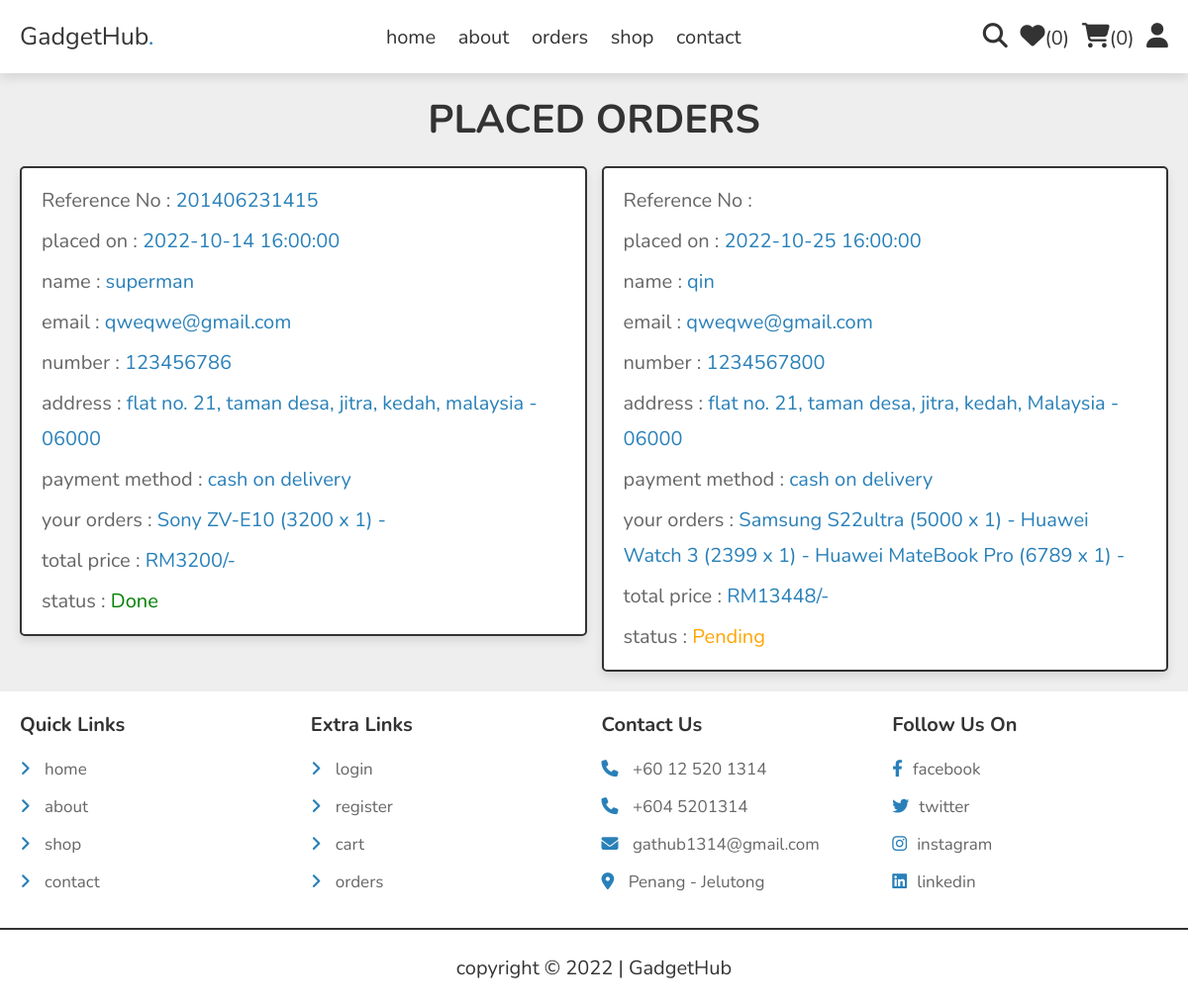
Screenshot of /orders.php (signed in) with the database file from the repository.
### tables this page shows
CREATE TABLE `orders` (
  `id` int(100) NOT NULL,
  `reference_number` varchar(100) NOT NULL,
  `user_id` int(100) NOT NULL,
  `name` varchar(20) NOT NULL,
  `number` varchar(10) NOT NULL,
  `email` varchar(50) NOT NULL,
  `method` varchar(50) NOT NULL,
  `address` varchar(500) NOT NULL,
  `total_products` varchar(1000) NOT NULL,
  `total_price` int(100) NOT NULL,
  `placed_on` timestamp NOT NULL DEFAULT current_timestamp(),
  `status` varchar(20) NOT NULL DEFAULT 'pending'
);

### orders.php (the view, shortened to what this page needs)
<?php
include 'components/connect.php';
if(isset($_SESSION['user_id'])){
   $user_id = $_SESSION['user_id'];
}else{
   $user_id = '';
};
?>
<!DOCTYPE html>
<html lang="en">
<head>
   <link rel="stylesheet" href="https://cdnjs.cloudflare.com/ajax/libs/font-awesome/6.1.1/css/all.min.css">
   <link rel="stylesheet" href="css/style.css">
</head>
<body>
<?php include 'components/user_header.php'; ?>
<section class="orders">
   <h1 class="heading">placed orders</h1>
   <div class="box-container">
   <?php
      if($user_id == ''){
         echo '<p class="empty">please login to see your orders</p>';
      }else{
         $select_orders = $conn->prepare("SELECT * FROM `orders` WHERE user_id = ?");
         $select_orders->execute([$user_id]);
         if($select_orders->rowCount() > 0){
            while($fetch_orders = $select_orders->fetch(PDO::FETCH_ASSOC)){
   ?>
   <div class="box">
      <p>Reference No : <span><?= $fetch_orders['reference_number']; ?></span></p>
      <p>placed on : <span><?= $fetch_orders['placed_on']; ?></span></p>
      <p>name : <span><?= $fetch_orders['name']; ?></span></p>
      <p>email : <span><?= $fetch_orders['email']; ?></span></p>
      <p>number : <span><?= $fetch_orders['number']; ?></span></p>
      <p>address : <span><?= $fetch_orders['address']; ?></span></p>
      <p>payment method : <span><?= $fetch_orders['method']; ?></span></p>
      <p>your orders : <span><?= $fetch_orders['total_products']; ?></span></p>
      <p>total price : <span>RM<?= $fetch_orders['total_price']; ?>/-</span></p>
      <p>status : <span style="color:<?php if($fetch_orders['status'] == '1'){ echo 'green'; }else{ echo 'orange'; }; ?>"><?php if($fetch_orders['status'] == '1'){ echo 'Done'; }else{ echo 'Pending'; }; ?></span> </p>
   </div>
   <?php
      }
      }else{
         echo '<p class="empty">no orders placed yet</p>';
      }
      }
   ?>
   </div>
</section>
<?php include 'components/footer.php'; ?>
</body>
</html>

### css/style.css (style rules this page uses)
:root { --main-color:#2980b9; --orange:#f39c12; --red:#e74c3c; --black:#333; --white:#fff; --light-color:#666; --light-bg:#eee; --border:.2rem solid var(--black); --box-shadow:0 .5rem 1rem rgba(0,0,0,.1); }
* { font-family: 'Nunito', sans-serif; margin:0; padding:0; box-sizing: border-box; outline: none; border:none; text-decoration: none; }
html { font-size: 62.5%; overflow-x: hidden; }
body { background-color: var(--light-bg); }
section { padding:2rem; max-width: 1200px; margin:0 auto; }
.heading { font-size: 4rem; color:var(--black); margin-bottom: 2rem; text-align: center; text-transform: uppercase; }
.orders .box-container { display: flex; flex-wrap: wrap; gap:1.5rem; align-items: flex-start; }
.orders .box-container .box { padding:1rem 2rem; flex:1 1 40rem; border:var(--border); background-color: var(--white); box-shadow: var(--box-shadow); border-radius: .5rem; }
.orders .box-container .box p { margin:.5rem 0; line-height: 1.8; font-size: 2rem; color:var(--light-color); }
.orders .box-container .box p span { color:var(--main-color); }

### rows the page displays
orders: reference_number "201406231415", placed_on "2022-10-14 16:00:00", name "superman", email "qweqwe@gmail.com", number "123456786", address "flat no. 21, taman desa, jitra, kedah, malaysia - 06000", method "cash on delivery", total_products "Sony ZV-E10 (3200 x 1) -", total_price "3200", status "Done"
orders: placed_on "2022-10-25 16:00:00", name "qin", email "qweqwe@gmail.com", number "1234567800", address "flat no. 21, taman desa, jitra, kedah, Malaysia - 06000", method "cash on delivery", total_products "Samsung S22ultra (5000 x 1) - Huawei Watch 3 (2399 x 1) - Huawei MateBook Pro (6789 x 1) -", total_price "13448", status "Pending"

### other values shown
$total_wishlist_counts "0"
$total_cart_counts "0"
